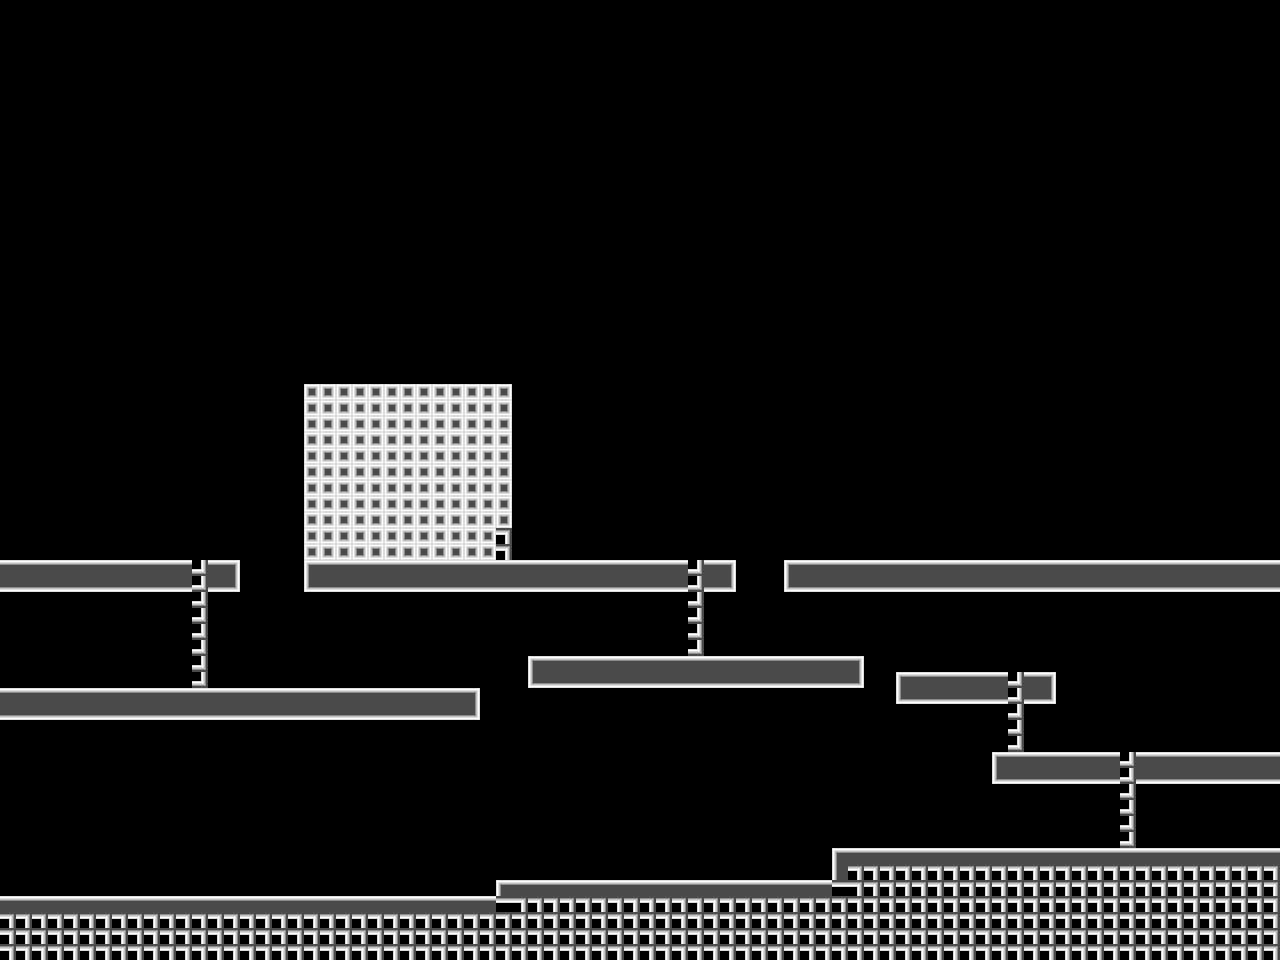

This is a level from a 2D game, rendered from its Tiled map with the project's own tilesets. A one-line summary and the map file follow, with tile-layer data summarised:
An orthogonal 80x60 tile map with 16x16 px tiles, 2 tile layers (background, coverlayer) and 54 objects (7x 0, ground1, ground2, ground3, plantform1, ...).

<map version="1.0" orientation="orthogonal" renderorder="left-up" width="80" height="60" tilewidth="16" tileheight="16" nextobjectid="63">
 <properties>
  <property name="background_colortype" value="6" />
  <property name="frontground_colortype" value="7" />
 </properties>
 <tileset firstgid="1" name="scene_tiles" tilewidth="16" tileheight="16" tilecount="15">
  <image source="scene_tiles.png" width="240" height="16" />
 </tileset>
 <layer name="background" width="80" height="60">
  <data>[4800 cells, 889 non-empty, 11 distinct tile ids]</data>
 </layer>
 <layer name="coverlayer" width="80" height="60">
  <data>[4800 cells, 141 non-empty, 1 distinct tile ids]</data>
 </layer>
 <objectgroup color="#fa0009" name="colliders">
  <object id="5" name="ground1" x="0" y="896" width="496" height="64" />
  <object id="6" name="ground2" x="496" y="880" width="336" height="80" />
  <object id="8" name="ground3" x="832" y="848" width="448" height="112" />
  <object id="9" name="plantform1" x="992" y="752" width="288" height="32" />
  <object id="10" name="plantform2" x="896" y="672" width="160" height="32" />
  <object id="11" name="plantform3" x="528" y="656" width="336" height="32" />
  <object id="12" name="plantform4" x="304" y="560" width="432" height="32" />
  <object id="13" name="plantform5" x="784" y="560" width="496" height="32" />
  <object id="14" name="wall1" x="304" y="384" width="16" height="176" />
  <object id="15" name="wall2" x="320" y="384" width="192" height="16" />
  <object id="16" name="wall3" x="496" y="400" width="16" height="112" />
  <object id="19" name="plantform6" x="0" y="688" width="480" height="32" />
  <object id="20" name="plantform7" x="0" y="560" width="240" height="32" />
 </objectgroup>
 <objectgroup color="#96e40a" name="starters">
  <object id="17" name="bornpoint1" x="96" y="880" width="16" height="16">
   <properties>
    <property name="player_direction" value="1" />
   </properties>
  </object>
  <object id="18" name="bornpoint2" x="1184" y="544" width="16" height="16">
   <properties>
    <property name="player_direction" value="0" />
   </properties>
  </object>
 </objectgroup>
 <objectgroup color="#f9ff0c" name="triggers">
  <object id="21" name="tips1" type="0" x="96" y="864" width="64" height="32">
   <properties>
    <property name="tips_id" value="JACKAROO1" />
   </properties>
  </object>
  <object id="22" name="tips2" type="0" x="308" y="864" width="60" height="32">
   <properties>
    <property name="tips_id" value="JACKAROO2" />
   </properties>
  </object>
  <object id="23" name="tips3" type="0" x="624" y="848" width="64" height="32">
   <properties>
    <property name="tips_id" value="JACKAROO3" />
   </properties>
  </object>
  <object id="25" name="tips4" type="0" x="928" y="816" width="64" height="32">
   <properties>
    <property name="tips_id" value="JACKAROO4" />
   </properties>
  </object>
  <object id="26" name="tips5" type="0" x="928" y="640" width="64" height="32">
   <properties>
    <property name="tips_id" value="JACKAROO5" />
   </properties>
  </object>
  <object id="27" name="secret1" type="3" x="48" y="464" width="96" height="96" />
  <object id="29" name="room1" type="1" x="304" y="384" width="208" height="176" />
  <object id="41" name="tips6" type="0" x="592" y="528" width="64" height="32">
   <properties>
    <property name="tips_id" value="JACKAROO6" />
   </properties>
  </object>
  <object id="42" name="door1" type="2" x="1184" y="528" width="16" height="32" />
 </objectgroup>
 <objectgroup color="#9500f3" name="items">
  <object id="28" name="heart1" x="32" y="640" width="32" height="32" />
  <object id="30" name="color1" x="384" y="512" width="32" height="32" />
  <object id="37" name="ladder1" x="196" y="560" width="8" height="128" />
  <object id="38" name="ladder2" x="692" y="560" width="8" height="96" />
  <object id="39" name="ladder3" x="1012" y="672" width="8" height="80" />
  <object id="40" name="ladder4" x="1124" y="752" width="8" height="96" />
 </objectgroup>
 <objectgroup color="#fa861a" name="monsters">
  <object id="31" name="shooter1" x="592" y="640" width="16" height="16" />
  <object id="32" name="killer1" x="960" y="544" width="16" height="16" />
  <object id="33" name="killer2" x="912" y="544" width="16" height="16" />
  <object id="34" name="killer3" x="1008" y="544" width="16" height="16" />
 </objectgroup>
 <objectgroup color="#1cd8fb" name="shadows">
  <object id="35" name="shadowgreen" type="0" x="304" y="480" width="808" height="80">
   <properties>
    <property name="hue_value" value="0.35" />
   </properties>
  </object>
 </objectgroup>
 <objectgroup color="#1b6cfd" name="raycasters" />
 <objectgroup name="frontgroundmask">
  <object id="43" x="0" y="560" width="192" height="32" />
  <object id="44" x="192" y="560" width="16" height="128" />
  <object id="46" x="208" y="560" width="32" height="32" />
  <object id="47" x="0" y="688" width="480" height="32" />
  <object id="48" x="304" y="560" width="384" height="32" />
  <object id="49" x="304" y="384" width="208" height="176" />
  <object id="50" x="688" y="560" width="16" height="96" />
  <object id="51" x="704" y="560" width="32" height="32" />
  <object id="52" x="784" y="560" width="496" height="32" />
  <object id="53" x="528" y="656" width="336" height="32" />
  <object id="54" x="896" y="672" width="112" height="32" />
  <object id="55" x="1008" y="672" width="16" height="80" />
  <object id="56" x="1024" y="672" width="32" height="32" />
  <object id="57" x="992" y="752" width="128" height="32" />
  <object id="58" x="1120" y="752" width="16" height="96" />
  <object id="59" x="1136" y="752" width="144" height="32" />
  <object id="60" x="832" y="848" width="448" height="112" />
  <object id="61" x="496" y="880" width="336" height="80" />
  <object id="62" x="0" y="896" width="496" height="64" />
 </objectgroup>
</map>